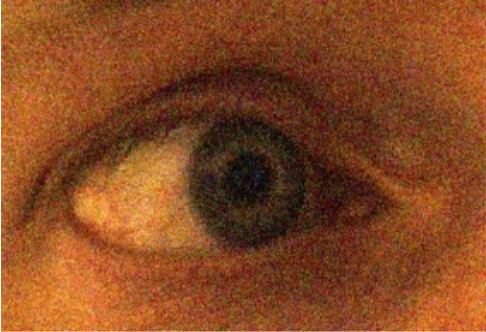
#> input picture ImageProcessing/noisy.png, 486 x 332 px
$ jupyter execute --allow-errors 'Image Processing.ipynb'   (older library calls are emulated)
#> lines starting #> are read from the running program, lines starting #| are printed output that depends on the picture; after the words box and inside, x2 and y2 are one past the last pixel; in counts of white or black regions, pixels touching at a corner belong together; long printed decimals are rounded
# Image Processing and Pattern Recognition
Welcome! This is an interactive notebook for the UTS subject, _31265 Image Processing and Pattern Recognition_.

**Author:** [Liam Zebedee](https://www.facebook.com/profile.php?id=100007106130451) - feel free to get in touch about anything!

## 1. What is an image?
### 1.1 Light and waves
**What is an image?** The human eye sees light, not JPEG. So what does light look like?

Light is a wave. You remember waves from maths? They look like this:

[cell 1]
import matplotlib.pyplot as plt
import numpy as np

x = np.arange(1.0, 5.0, 0.01)
y = np.sin(np.pi * x)
plt.plot(x, y)
plt.show()

This is an example of the trigonometric equation, $y = {\pi}x$

Well light is the same thing. Look, here's a light wave:

Notice, the red light waves are slower than the purple ones. We call it the period in Maths. This is how you can represent light using functions!

### 1.2 Pixels
A pixel (short for picture element, duh!) is an approximation of a wave. There are many ways of representing these measurements - these are the different **colour spaces**:

The main colour space we use on websites is **RGB**, which stands for Red, Green and Blue. We can represent _most_ colours using a mixture of these three (although it is an approximation).

So a pixel is represented in its most basic form as:

$pixel = [red, green, blue]$

In RGB, there are 256 shades for each of red, green and blue. Why 256? Well, it relates to how one stores a pixel. How much data do you think you would need to store all possible shades of red?

Since computers operate in base 2 (binary), you can calculate how many bits you need to store $n$ different choices using this equation:

$bits = \log_2{n}$

[cell 2]
import numpy as np
number_of_shades_of_red = 256
bits_we_need = np.log2(number_of_shades_of_red)

print("We need {} bits to store 256 shades of red".format(bits_we_need))

To represent this range, you need 8 bits. But if you nibble 8 bits of a sandwich, you've essentially taken a bite. Computer scientists spell it as **byte**.

### 1.3 JPEGs
So a JPEG image is basically a bunch of pixels arranged in columns and rows.

The image of this cat is $276$ x $183$ pixels. It's also $4,638$ bytes in size.

So if the number of pixels is $276\cdot183 = 50,508$, and we know each pixel is represented by 3 bytes for the red, green and blue, we should be able to calculate the size of the file.

[cell 3]
# a pixel is (r, g, b)
# an r is just one byte
size_of_one_pixel = 1 + 1 + 1
number_of_pixels = 276 * 183
size_of_image = size_of_one_pixel * number_of_pixels

print("Size of image: {} bytes".format(size_of_image))

Wait a minute, didn't we just check and see that the size was $4,638$ bytes? Where are those $146,000+$ bytes going? The answer, is **compression**.

### 1.4 Compression
There are many techniques for compression. Only a brief overview is given here.

For JPEG, the principle method of compressing these pixels is transforming them from the _spatial_ domain into the _frequency_ domain. You may be asking, WTF does that mean?

The **spatial domain** is akin to real-life. When you talk about the spatial domain of an image, you're talking about the pixels along the $x$ and $y$ axes. It's just about the space.

The **frequency domain** is a bit more abstract - it involves converting a set of pixels into a smaller set of equations. The equations themselves are waves (just like colour in real-life!), but as opposed to pixels, they are approximations.

#### Naive algorithm for spatial to frequency domain
> Using one of these equations, giving it an $(x,y)$, we can calculate what the original pixel value is.

Say we have a very small image which is $3$ x $3$. Let's try convert these pixels (spatial domain) to an equation that represents them roughly (frequency domain). This is how we can do it:

 1. Sort the pixels.
 2. Count their frequency
 3. Make an equation that fits this data.

[cell 4]
from scipy.optimize import curve_fit
from sympy import S, symbols
import numpy as np
import warnings


pixels = np.array([100, 120, 124, 100, 26, 50, 100, 26, 120])
print("1. Sort pixels: {}".format(np.sort(pixels)))


unique, frequency_counts = np.unique(pixels, return_counts=True)
print("2. Count their frequency: {}".format(frequency_counts))


print("3. Convert to an equation")
x = [val for val in range(len(unique))]
y = [val for val in frequency_counts]

print("X values: {}".format(x))
print("Y values: {}".format(y))


def plot_linear_equation(x, y):
    fitted_linear_equation = np.polyfit(x, y, 5)
    plt.plot(fitted_linear_equation)

def plot_curve_equation(x, y):
    z = np.polyfit(x, y, 5)
    f = np.poly1d(z)

    # calculate new x's and y's
    x_new = np.linspace(x[0], x[-1], 50)
    y_new = f(x_new)

    plt.plot(x, y, 'o', x_new, y_new)
    plt.xlim([x[0]-1, x[-1] + 1 ])

    def print_actual_equation(poly, variable="x", width=2):
        t = ["{0:0.{width}f}"]
        t.append(t[-1] + " {variable}")
        t.append(t[-1] + "^{1}")

        def f():
            for i, v in enumerate(reversed(poly)):
                idx = i if i < 2 else 2
                yield t[idx].format(v, i, variable=variable, width=width)

        return "$y = {}$".format("+".join(f()))

    plt.xlabel(poly2latex(fitted_equation), fontsize=16)

warnings.catch_warnings()
warnings.simplefilter('ignore', np.RankWarning)

try:
    plot_linear_equation(x, y)
    plot_curve_equation(x, y)
    plt.show()
except:
    pass

#### The DCT
This is the general idea of compression! In JPEG, the equation is something called a **Discrete Cosine Transform** or the DCT. The underlying assumption is that the coefficients (-5.20, 5.39, -0.99, -0.27, 0.06) are much smaller to store than all of the individual pixels.

## 2. Image analysis and processing
### 2.1 Types of algorithms
There are many ways to analyse images. Approaches based in human-engineered methods (as oppposed to AI) generally are categorised by how they process each pixel in an image:

 - point
 - local - processing is dependent on the neighbourhood surrounding that pixel
 - global - processing is dependent on entire image

Image processing usually affects the quality of an image - that is, it makes it nicer by some aesthetic measure. When does an image not look nice?

  - when it's blurry
  - when it's pixelly/noisy
  - when it's over-saturated (like at night)

In discourse, these things are categorised as **noise**. You might've heard of the signal-to-noise ratio - that is, how much of what we actually want (termed the signal) compared to the noise. Here's an example of what noise looks like:

Some types of noise include:
 - **Gaussian**: noise that is typical of natural processes. e.g. poor lighting conditions. It's called Gaussian because it relates directly to the normal (Gaussian) probability distribution.
 - **Uniform**: artifical noise that is evenly distributed. Usually used to test image restoration algorithms.
 - **Salt and Pepper**: The presence of single dark pixels in bright regions (or the inverse). Usually caused by data corruption.

### 2.2 Filters and noise elimination
Noise can be eliminated through image filters. Image filters work on a _local_ basis. They involve a process called **convolution**, whereby one multiplies pixels of a neighbourhood of (r,c) by the corresponding coefficients of a filter, and add them all up.

Here's the above filter worked through in code:

[cell 5]
input_pixels = np.matrix([
             [40, 40, 80],
             [40, 40, 80],
             [40, 40, 80]
            ])

image_mask = np.matrix([
             [1, 2, 1],
             [2, 4, 2],
             [1, 2, 1]
            ])

def convolve_filter(_input, _filter):
    # Multiply the input pixels element-wise by the coefficients of the filter
    temp1 = np.multiply(_input, _filter)
    print(temp1)

    # And then return the average of these values
    temp2 = temp1.sum()
    print(temp2)

print("Result of applying mask to the image")
filtered_pixel = convolve_filter(input_pixels, image_mask)

Two distinct reasons for filters:
 1. _Human_: Improving the image for the human eye
 2. _Machine_: Pre-processing as part of image analysis (e.g. an edge detection filter for recognising objects)

Let's play with some filters!

[cell 6]
from scipy import misc, ndimage
import matplotlib.pyplot as plot
import numpy as np

def show_image(img):
    plot.imshow(img)
    plot.show()

edge_enhancement = np.array([
    [0, -1, 0],
    [-1, 5, -1],
    [0, -1, 0]
])

smoothing = np.array([
    [1/9, 1/9, 1/9],
    [1/9, 1/9, 1/9],
    [1/9, 1/9, 1/9]
])


# Import a sample image of a racoon
# This image will be imported as grayscale, meaning there's only one component of colour (as opposed to 3 in RGB)
example_image = misc.imread('./noisy.png', flatten=True)#misc.face(gray=True)
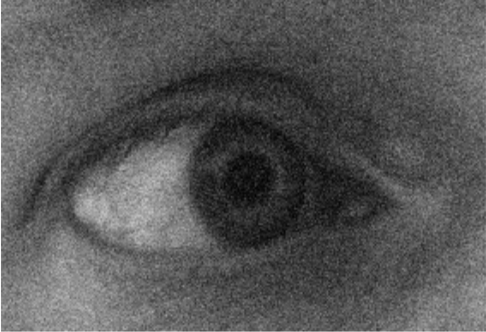
#> example_image: shape (332, 486) float32; min 3.07, max 250.6, mean 86.9
plot.gray()
print("Image shape: {}".format(example_image.shape))
#| Image shape: (332, 486)

# Define our filter
filter_ = smoothing
print("Filter shape: {}".format(filter_.shape))

# Convolve the image with our filter
filtered_image = ndimage.convolve(example_image, filter_)

# Demonstrate median filtering
median_image = ndimage.median_filter(example_image, 3)


show_image(example_image)
show_image(filtered_image)
show_image(median_image)

[cell 7]
# Example using RGB filters
#kernel = np.resize(kernel, (3, 3, 3,))

# https://softwaredevelopmentperestroika.wordpress.com/2014/02/11/image-processing-with-python-numpy-scipy-image-convolution/

plot.imshow((example_image - filtered_image))
plot.show()

**Low pass** filters, otherwise known as "smoothing“ or “softening”, is employed to remove high spatial frequency
noise from a digital image. These filters replace each pixel with a weighted sum of each pixel's neighbourhood.

**Median filtering** is a non-linear operation that replaces a pixel with the median of its neighbourhood.

## 3. Image Segmentation
Image segmentation deals with identifying the **foreground** and **background** of an image.

One super effective way of doing that is differentiating them based on the intensity of their colour.

### 3.1 Histograms
For example, here's a picture of our silly Norweigan friend, Alek. Let's make a histogram of the colours in this snap:

[cell 8]
img = np.array(misc.imread('./alex2.jpg', flatten=True), dtype=np.int64)
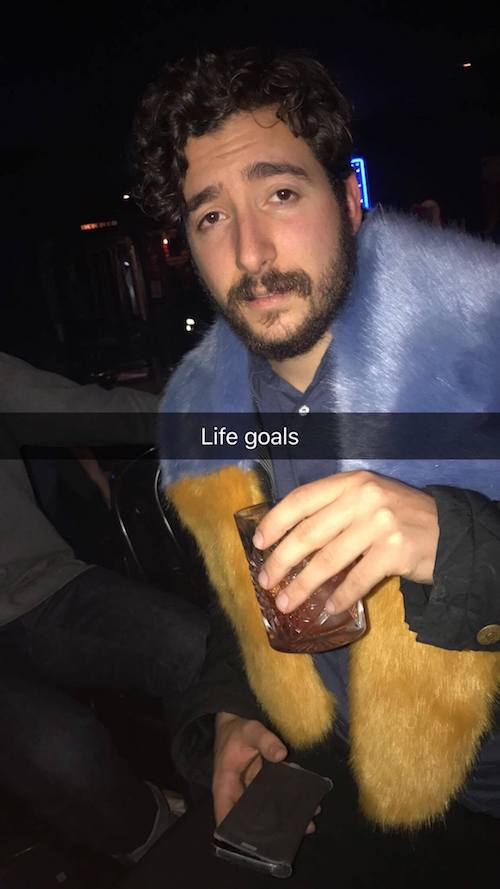
#> input picture ImageProcessing/alex2.jpg, 500 x 889 px
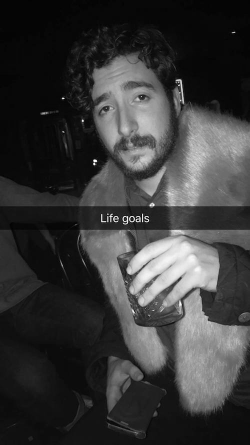
#> img: shape (889, 500) int64 (shown at 1/2 size); min 0, max 255, mean 57.2
plot.gray()
show_image(img)


# Construct histogram
def construct_histogram(img):
    bins = np.zeros(256, dtype=np.int64)

    for coords, grayscale_val_f in np.ndenumerate(img):
        grayscale_val = round(grayscale_val_f)
        bins[grayscale_val] = bins[grayscale_val] + 1
#> this loop made 444500 passes
#> (coords, grayscale_val_f, grayscale_val) on passes 1 to 3: ((0, 0), 5, 5), ((0, 1), 5, 5), ((0, 2), 5, 5)
#> after the loop, bins = 256 values, max 30598 at index 8, min 8 at index 251, mean 1736.3

    return bins

bins = construct_histogram(img)

# Show the histogram
plt.bar(np.arange(len(bins)), bins)
plt.show()
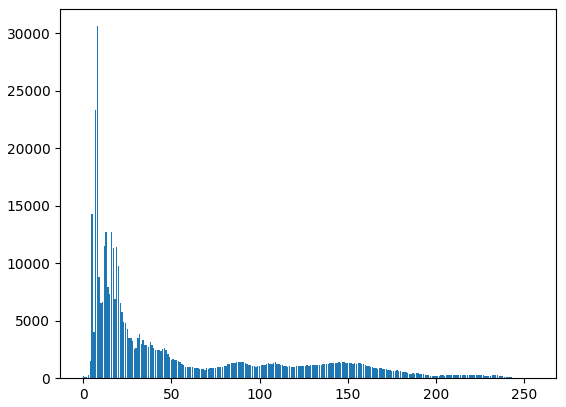
#> figure drawn by matplotlib, 1 panel; tallest bar 30598 high, from x = 7.6 to 8.4

As you can see above, we've plotted the grayscale intensities of 0 to 255 against how frequently they occur in the image.

You might recognise that the black background is very prominent for the intensities of $x = 0\rightarrow30$. What would happen if we were to set all of those pixels to $0$?

[cell 9]
# thresholding example
thresholded_img = img.copy()

# construct a binary image
threshold = np.where(bins == bins.max())
#> threshold = ([8],)
threshold = 30

def apply_threshold(img, t):
#> called with t = 30
    for coords, grayscale_val in np.ndenumerate(img):
        if grayscale_val > t:
            img[coords] = 1
        else:
            img[coords] = 0
#> this loop made 444500 passes
#> (coords, grayscale_val) on passes 1 to 3: ((0, 0), 5), ((0, 1), 5), ((0, 2), 5)
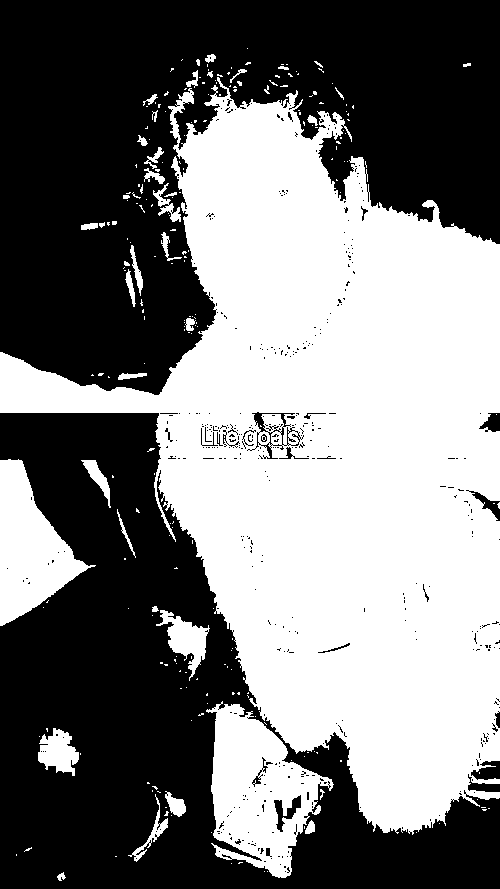
#> img: shape (889, 500) int64; values 0 (black) and 1 (white), 48.4% white; 236 white regions (196 under 20 px), largest, box (x1, y1, x2, y2) and area: (0, 77, 500, 835) 188075, (206, 701, 334, 878) 11923, (0, 459, 96, 626) 7933
    return img

show_image(apply_threshold(thresholded_img, threshold))

#### WHO'S THAT POKEMON?

It's Alek! And we found out because of something we call **thresholding**. Let's try find his beard:

[cell 10]
# more complex thresholding
threshold_min = 30
threshold_max = 128

def calculate_value_for_threshold(grayscale_val):
    if threshold_min < grayscale_val < threshold_max:
        return 1
    else:
        return 0

complex_thresholded_img = img.copy()

for coords, grayscale_val in np.ndenumerate(complex_thresholded_img):
    complex_thresholded_img[coords] = calculate_value_for_threshold(grayscale_val)
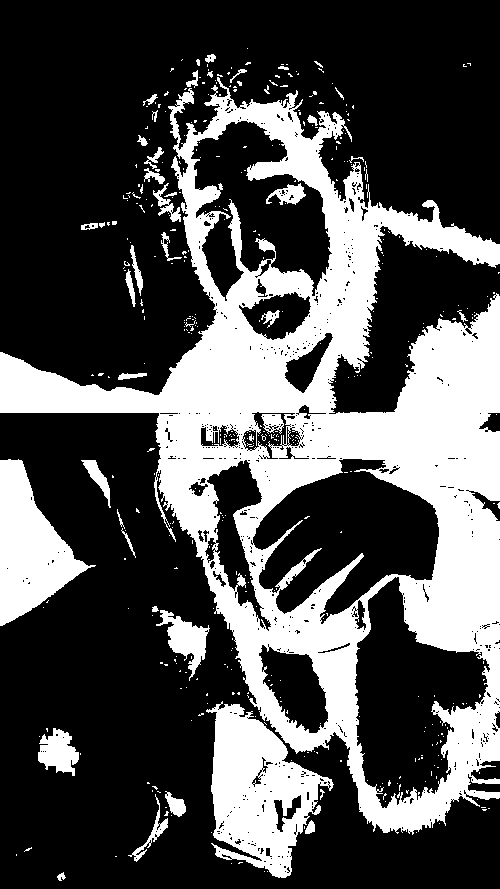
#> complex_thresholded_img: shape (889, 500) int64; values 0 (black) and 1 (white), 31.4% white; 428 white regions (385 under 20 px), largest, box (x1, y1, x2, y2) and area: (0, 77, 500, 835) 111281, (206, 701, 334, 878) 11921, (0, 459, 96, 626) 7933
#> the loop in construct_histogram (call 2), `for coords, grayscale_val_f in np.ndenumerate(img):` made 444500 passes

show_image(complex_thresholded_img)

### 3.2 Thresholding
Here's some different types of thresholds:

How could we try to find the threshold automatically? Well here's one observation we can use:

This is what is called **optimum global thresholding**. The method used is one of the most successful, [Otsu's method](http://computervisionwithvaibhav.blogspot.com.au/2015/10/otsu-thresholding.html).

#### A bit on statistics and probability
Here's a quick intuitive recap on the statistics and probability used here.

We can reframe our pixels as a set of data points $x = {...}$. The mean $\mu_x$ of these data points is simply the average value.

The variance is useful because it allows us to calculate how much each bar in the graph differs from the other. We do this by calculating the absolute difference between each data point $(x_i - \mu)^2$ and multiplying it by its frequency/probability $p_i$.

$$\sigma^2 = \frac{\sum\limits_{i=1}^n p_i \times (x_i - \mu)^2}{n}$$

In terms of this distribution, we are trying to differentiate between the foreground and the background. Mathematically speaking, we have two classes $C_1$ and $C_2$, and we are trying find the optimal threshold value $t$.

To do this, Otsu defined something called the **weighted intra-class variance**. This is basically the degree to which the bars of a class differ (variance), weighted by how high they are ($\omega_(t)$).

$$\sigma _{w}^{2}(t) = \omega _{0}(t)\sigma _{0}^{2}(t)+\omega _{1}(t)\sigma _{1}^{2}(t)$$

And for clarity, the weights are as so:

$${\omega _{0}(t) = \sum _{i=0}^{t-1}p(i)}$$

This is the naive implementation, which quickly becomes expensive to compute. Since minimizing the within-class variance is the same as maximising the inter-class variance, Otsu suggested a less computationally-intensive method:

$${\sigma _{w}^{2}(t) = \omega _{0}(t)\omega _{1}(t)\left[\mu _{0}(t)-\mu _{1}(t)\right]^{2}}$$

[cell 11]
auto_thresholded_img = img.copy()

# Find the threshold that minimizes the weighted within-class variance
class OtsusMethod():
    def __init__(self, histogram):
        self.histogram_bins = histogram
#> self.histogram_bins has the same summary as bins in construct_histogram

    def weight(self, t, class_):
#> called with t = 50, class_ = 0
        if class_ == 0:
            bins = self.histogram_bins[:t]
#> bins = 50 values, max 30598 at index 8, min 91 at index 2, mean 5627.2
        else:
            bins = self.histogram_bins[t:]
        return bins.sum()

    def class_mean(self, t, class_):
#> called with t = 50, class_ = 0
        if class_ == 0:
            bins = self.histogram_bins[:t]
        else:
            bins = self.histogram_bins[t:]

        weight = self.weight(t, class_) or 1 # prevent divide-by-zero
#> weight = 281359

        sum = 0
        for count, i in enumerate(bins.tolist()):
            sum += i * (count / weight)
#> this loop made 50 passes
#> (i, sum) on passes 1 to 4: (174, 0), (142, 0.000505), (91, 0.00115), (243, 0.00374)
#> after the loop, sum = 18.64
        return sum

    def print_example_values(self, t=50):
        print("Some example values for t=50")
        print("Weight of class 0: {}".format(self.weight(t, 0)))
        print("Class mean for class 0: {}".format(self.class_mean(t, 0)))

    def auto_threshold(self):
        threshold_candidates = np.array(range(1, len(self.histogram_bins) - 1))
#> threshold_candidates = 254 values from 1 to 254
        otsu_equation = np.vectorize( lambda t: self.weight(t, 0) * self.weight(t, 1) * np.square(self.class_mean(t, 0) - self.class_mean(t, 1)) )
#> the loop in class_mean (call 2), `for count, i in enumerate(bins.tolist()):` made 1 pass
        return otsu_equation(threshold_candidates).argmax()

otsu = OtsusMethod(construct_histogram(auto_thresholded_img))
otsu.print_example_values()
threshold = otsu.auto_threshold()
print("Automatically calculated threshold t={}".format(threshold))
#| Automatically calculated threshold t=25

show_image(apply_threshold(auto_thresholded_img, threshold))
#> the loop in apply_threshold (call 2), `for coords, grayscale_val in np.ndenumerate(img):` made 444500 passes

WOAH! That was cool. We used not-too-complex Maths to segment an image pretty similar to how a human would!

### 3.3 Normalising histograms
There's one other trick that is pretty useful, and that's normalising a histogram.

[cell 12]
def normalise_histogram(histogram):
    value_range = 256
    bins = np.zeros(value_range, dtype=np.float64)
    total_pixels = histogram.sum()
    remapping_factor = (value_range - 1) / total_pixels

    print("Normalising histogram with remapping factor {}".format(remapping_factor))

    for intensity in range(0, value_range):
        if intensity == 0:
            bins[intensity] = histogram[0]
        else:
            bins[intensity] = histogram[intensity - 1] + histogram[intensity]

        # Normalise
        bins[intensity] = remapping_factor * bins[intensity]

    return bins

img = np.array(misc.imread('./road.jpg', flatten=True), dtype=np.int64)
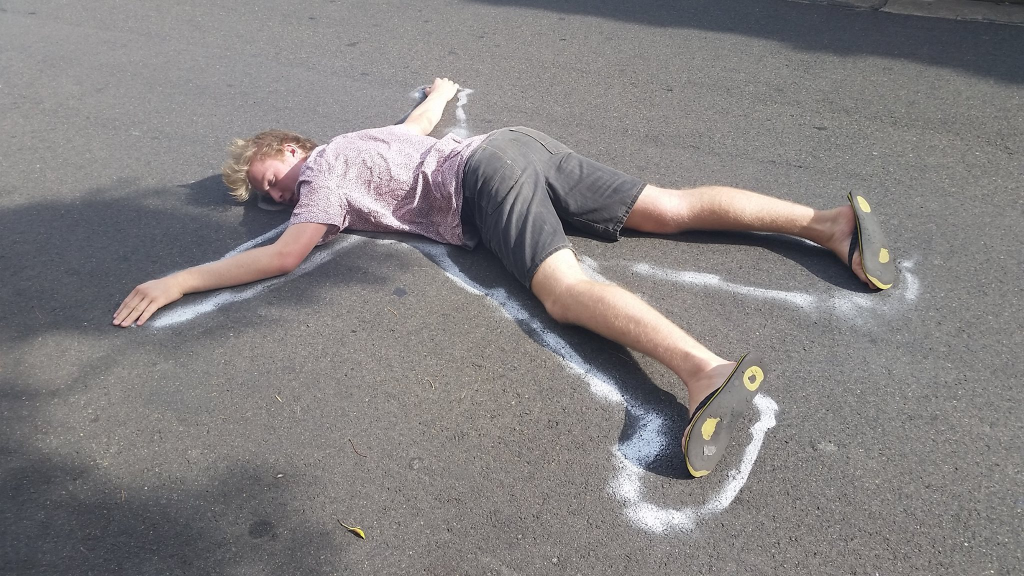
#> input picture ImageProcessing/road.jpg, 2048 x 1152 px (shown at 1/2 size)
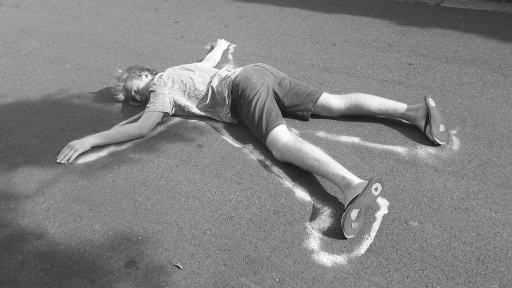
#> img: shape (1152, 2048) int64 (shown at 1/4 size); min 0, max 255, mean 129.9

histogram = construct_histogram(img.copy())
normalised_histogram = normalise_histogram(histogram)
#| Normalising histogram with remapping factor 0.0001081

plt.bar(np.arange(len(histogram)), histogram)
plt.show()

plt.bar(np.arange(len(normalised_histogram)), normalised_histogram)
plt.show()
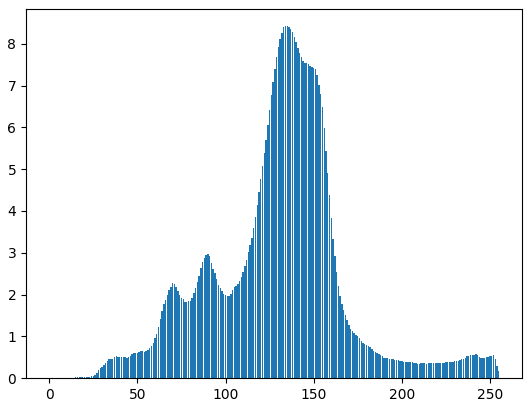
#> figure drawn by matplotlib, 1 panel; tallest bar 8.42 high, from x = 133.6 to 134.4
